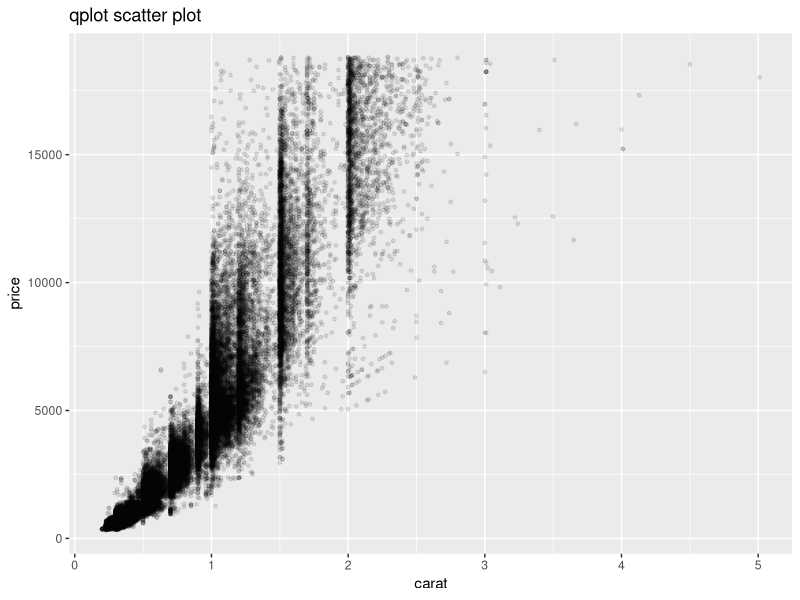
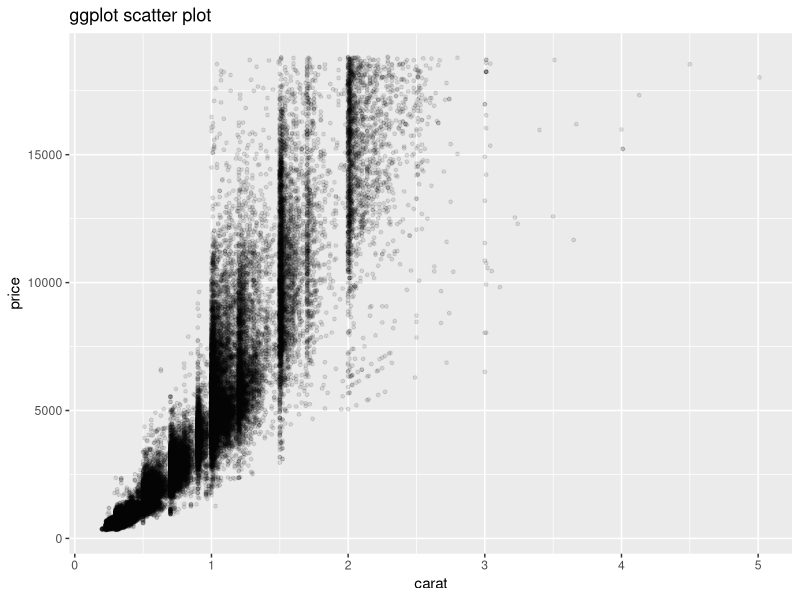

Reproduce these figures in R, in order. (Note: this script raises an error after producing the figures.)
## ---- chunk 1

packagesNeeded <- c("ggplot2")
packagesToInstall <- packagesNeeded[!(packagesNeeded %in% installed.packages()[,"Package"])]
if(length(packagesToInstall)) install.packages(packagesToInstall)

library(ggplot2)

## ---- chunk 2
p1 <- qplot(carat, price, data = diamonds, size = I(1), alpha = I(1/10), main = "qplot scatter plot")
p2 <- ggplot(data = diamonds, aes(x = carat, y = price)) +
  geom_point(size = 1, alpha = 1/10) +
  ggtitle("ggplot scatter plot")

multiplot(p1, p2, cols = 2)

# however, with ggplot you can add a loess smoothed fit curve with confidence region
ggplot(data = diamonds, aes(x = carat, y = price)) +
  geom_point(size = 1, alpha = 1/10) +
  ggtitle("ggplot scatter plot") +
  geom_smooth() 

# or have a different plot for each value of a categorical variable, like diamond cut
ggplot(data = diamonds, aes(x = carat, y = price)) +
  geom_point(size = 1, alpha = 1/10) +
  ggtitle("ggplot scatter plot") +
  geom_smooth() +
  facet_wrap( ~ cut, ncol = 3)

